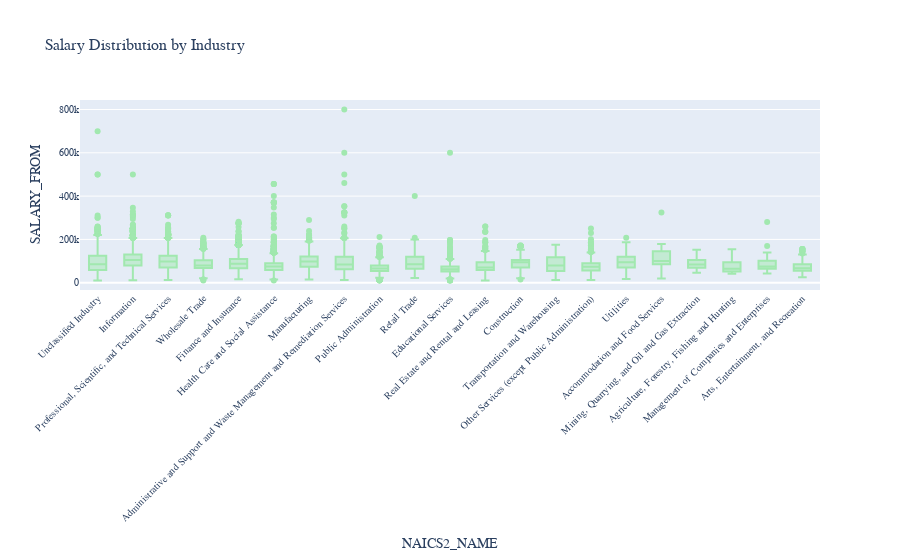

Notebook code cell kept with this figure:
### Markdown cell above
# Salary Distribution by Industry
- Compare salary variations across industries.
- **Filter the dataset**
  - Keep records where **salary is greater than zero**.
- **Aggregate Data**
  - Group by **NAICS industry codes**.
- **Visualize results**
  - Create a **box plot** where:
    - **X-axis** = `NAICS2_NAME`
    - **Y-axis** = `SALARY_FROM`
  - Customize colors, fonts, and styles.
- **Explanation:** Write two sentences about what the graph reveals.

### Code cell
# Filter the dataset: keep only records where SALARY_FROM > 0
pdf_industry = df.select("NAICS2_NAME", "SALARY_FROM").toPandas()
pdf_industry = pdf_industry.dropna(subset=['SALARY_FROM', 'NAICS2_NAME'])
pdf_industry = pdf_industry[pdf_industry['SALARY_FROM'] > 0]

# 清理 NAICS2_NAME 字段避免乱码
pdf_industry['NAICS2_NAME'] = pdf_industry['NAICS2_NAME'].str.encode('ascii', 'ignore').str.decode('ascii')

fig_industry = px.box(
    pdf_industry,
    x="NAICS2_NAME",
    y="SALARY_FROM",
    title="Salary Distribution by Industry",
    color_discrete_sequence=["#A1E8AF"]
)
fig_industry.update_layout(
    font_family="Arial",
    title_font_size=16,
    xaxis=dict(
        tickangle=-45,
        tickfont=dict(size=10)
    ),
    yaxis=dict(
        tickfont=dict(size=10)
    )
)
fig_industry.show()

### Figure 1 — Plotly figure (JSON) as saved in the notebook; plotly's stock layout.template omitted (floating-point values rounded to 4 significant figures; data arrays with more than 128 entries replaced by an {"elided": "..."} marker saying what was removed)
{"data": [{"alignmentgroup": "True", "hovertemplate": "NAICS2_NAME=%{x}<br>SALARY_FROM=%{y}<extra></extra>", "legendgroup": "", "marker": {"color": "#A1E8AF"}, "name": "", "notched": false, "offsetgroup": "", "orientation": "v", "showlegend": false, "type": "box", "x": {"elided": "32398 str values"}, "x0": " ", "xaxis": "x", "y": {"elided": "32398 float values"}, "y0": " ", "yaxis": "y"}], "layout": {"boxmode": "group", "font": {"family": "Arial"}, "legend": {"tracegroupgap": 0}, "title": {"font": {"size": 16}, "text": "Salary Distribution by Industry"}, "xaxis": {"anchor": "y", "domain": [0, 1], "tickangle": -45, "tickfont": {"size": 10}, "title": {"text": "NAICS2_NAME"}}, "yaxis": {"anchor": "x", "domain": [0, 1], "tickfont": {"size": 10}, "title": {"text": "SALARY_FROM"}}}}
